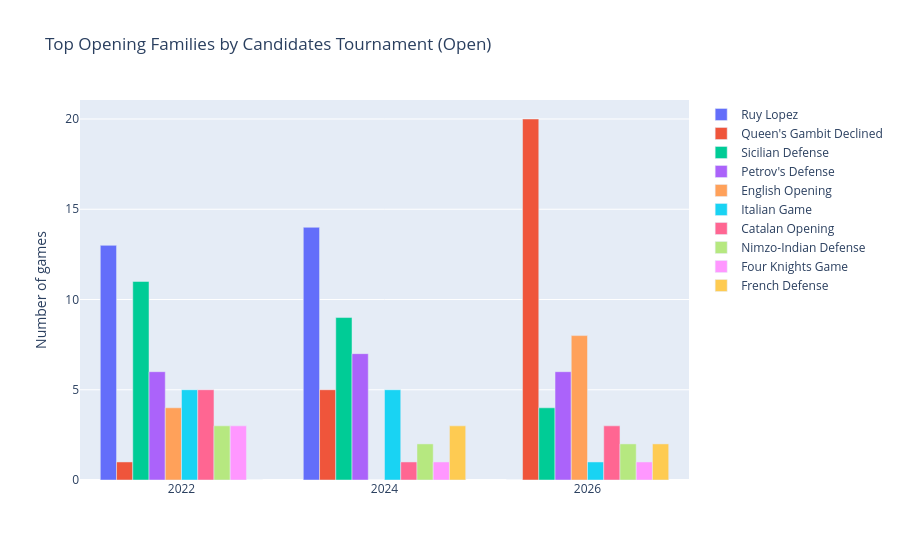

The notebook cell saved with this chart:
### Markdown cell above
## Open Section

### Code cell
ct_open = opening_chart(df_open, "Top Opening Families by Candidates Tournament (Open)")
opening_table(ct_open)

### Figure 1 — Plotly figure (JSON) as saved in the notebook; plotly's stock layout.template omitted (floating-point values rounded to 4 significant figures)
{"data": [{"alignmentgroup": "True", "hovertemplate": "=%{x}<br>Number of games=%{y}<extra></extra>", "legendgroup": "Ruy Lopez", "marker": {"color": "#636efa", "pattern": {"shape": ""}}, "name": "Ruy Lopez", "offsetgroup": "Ruy Lopez", "orientation": "v", "showlegend": true, "textposition": "auto", "type": "bar", "x": ["2022", "2024", "2026"], "xaxis": "x", "y": [13, 14, 0], "yaxis": "y"}, {"alignmentgroup": "True", "hovertemplate": "=%{x}<br>Number of games=%{y}<extra></extra>", "legendgroup": "Queen's Gambit Declined", "marker": {"color": "#EF553B", "pattern": {"shape": ""}}, "name": "Queen's Gambit Declined", "offsetgroup": "Queen's Gambit Declined", "orientation": "v", "showlegend": true, "textposition": "auto", "type": "bar", "x": ["2022", "2024", "2026"], "xaxis": "x", "y": [1, 5, 20], "yaxis": "y"}, {"alignmentgroup": "True", "hovertemplate": "=%{x}<br>Number of games=%{y}<extra></extra>", "legendgroup": "Sicilian Defense", "marker": {"color": "#00cc96", "pattern": {"shape": ""}}, "name": "Sicilian Defense", "offsetgroup": "Sicilian Defense", "orientation": "v", "showlegend": true, "textposition": "auto", "type": "bar", "x": ["2022", "2024", "2026"], "xaxis": "x", "y": [11, 9, 4], "yaxis": "y"}, {"alignmentgroup": "True", "hovertemplate": "=%{x}<br>Number of games=%{y}<extra></extra>", "legendgroup": "Petrov's Defense", "marker": {"color": "#ab63fa", "pattern": {"shape": ""}}, "name": "Petrov's Defense", "offsetgroup": "Petrov's Defense", "orientation": "v", "showlegend": true, "textposition": "auto", "type": "bar", "x": ["2022", "2024", "2026"], "xaxis": "x", "y": [6, 7, 6], "yaxis": "y"}, {"alignmentgroup": "True", "hovertemplate": "=%{x}<br>Number of games=%{y}<extra></extra>", "legendgroup": "English Opening", "marker": {"color": "#FFA15A", "pattern": {"shape": ""}}, "name": "English Opening", "offsetgroup": "English Opening", "orientation": "v", "showlegend": true, "textposition": "auto", "type": "bar", "x": ["2022", "2024", "2026"], "xaxis": "x", "y": [4, 0, 8], "yaxis": "y"}, {"alignmentgroup": "True", "hovertemplate": "=%{x}<br>Number of games=%{y}<extra></extra>", "legendgroup": "Italian Game", "marker": {"color": "#19d3f3", "pattern": {"shape": ""}}, "name": "Italian Game", "offsetgroup": "Italian Game", "orientation": "v", "showlegend": true, "textposition": "auto", "type": "bar", "x": ["2022", "2024", "2026"], "xaxis": "x", "y": [5, 5, 1], "yaxis": "y"}, {"alignmentgroup": "True", "hovertemplate": "=%{x}<br>Number of games=%{y}<extra></extra>", "legendgroup": "Catalan Opening", "marker": {"color": "#FF6692", "pattern": {"shape": ""}}, "name": "Catalan Opening", "offsetgroup": "Catalan Opening", "orientation": "v", "showlegend": true, "textposition": "auto", "type": "bar", "x": ["2022", "2024", "2026"], "xaxis": "x", "y": [5, 1, 3], "yaxis": "y"}, {"alignmentgroup": "True", "hovertemplate": "=%{x}<br>Number of games=%{y}<extra></extra>", "legendgroup": "Nimzo-Indian Defense", "marker": {"color": "#B6E880", "pattern": {"shape": ""}}, "name": "Nimzo-Indian Defense", "offsetgroup": "Nimzo-Indian Defense", "orientation": "v", "showlegend": true, "textposition": "auto", "type": "bar", "x": ["2022", "2024", "2026"], "xaxis": "x", "y": [3, 2, 2], "yaxis": "y"}, {"alignmentgroup": "True", "hovertemplate": "=%{x}<br>Number of games=%{y}<extra></extra>", "legendgroup": "Four Knights Game", "marker": {"color": "#FF97FF", "pattern": {"shape": ""}}, "name": "Four Knights Game", "offsetgroup": "Four Knights Game", "orientation": "v", "showlegend": true, "textposition": "auto", "type": "bar", "x": ["2022", "2024", "2026"], "xaxis": "x", "y": [3, 1, 1], "yaxis": "y"}, {"alignmentgroup": "True", "hovertemplate": "=%{x}<br>Number of games=%{y}<extra></extra>", "legendgroup": "French Defense", "marker": {"color": "#FECB52", "pattern": {"shape": ""}}, "name": "French Defense", "offsetgroup": "French Defense", "orientation": "v", "showlegend": true, "textposition": "auto", "type": "bar", "x": ["2022", "2024", "2026"], "xaxis": "x", "y": [0, 3, 2], "yaxis": "y"}], "layout": {"barmode": "group", "legend": {"title": {"text": ""}, "tracegroupgap": 0}, "title": {"text": "Top Opening Families by Candidates Tournament (Open)"}, "xaxis": {"anchor": "y", "domain": [0.0, 1.0], "title": {"text": ""}}, "yaxis": {"anchor": "x", "domain": [0.0, 1.0], "title": {"text": "Number of games"}}}}
